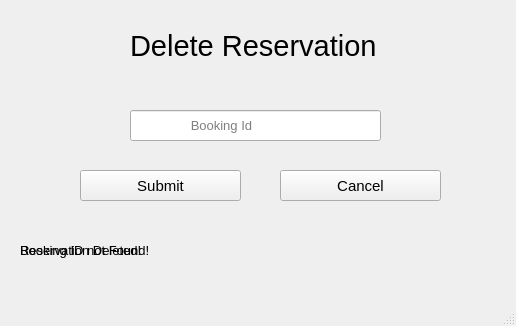
<?xml version="1.0" encoding="UTF-8"?>
<ui version="4.0">
 <class>delete_reservation</class>
 <widget class="QMainWindow" name="delete_reservation">
  <property name="geometry">
   <rect>
    <x>0</x>
    <y>0</y>
    <width>516</width>
    <height>326</height>
   </rect>
  </property>
  <property name="windowTitle">
   <string>MainWindow</string>
  </property>
  <widget class="QWidget" name="centralwidget">
   <widget class="QLabel" name="deletereserve_label">
    <property name="geometry">
     <rect>
      <x>130</x>
      <y>20</y>
      <width>251</width>
      <height>51</height>
     </rect>
    </property>
    <property name="font">
     <font>
      <pointsize>22</pointsize>
     </font>
    </property>
    <property name="text">
     <string>Delete Reservation</string>
    </property>
   </widget>
   <widget class="QPushButton" name="bookingsubmit">
    <property name="geometry">
     <rect>
      <x>80</x>
      <y>170</y>
      <width>161</width>
      <height>31</height>
     </rect>
    </property>
    <property name="font">
     <font>
      <pointsize>11</pointsize>
     </font>
    </property>
    <property name="text">
     <string>Submit</string>
    </property>
   </widget>
   <widget class="QLabel" name="reservationdeleted_label">
    <property name="enabled">
     <bool>true</bool>
    </property>
    <property name="geometry">
     <rect>
      <x>20</x>
      <y>240</y>
      <width>161</width>
      <height>21</height>
     </rect>
    </property>
    <property name="font">
     <font>
      <pointsize>10</pointsize>
     </font>
    </property>
    <property name="toolTip">
     <string>&lt;html&gt;&lt;head/&gt;&lt;body&gt;&lt;p&gt;Name&lt;/p&gt;&lt;/body&gt;&lt;/html&gt;</string>
    </property>
    <property name="whatsThis">
     <string>&lt;html&gt;&lt;head/&gt;&lt;body&gt;&lt;p&gt;Name&lt;/p&gt;&lt;/body&gt;&lt;/html&gt;</string>
    </property>
    <property name="text">
     <string>Reservation Deleted!</string>
    </property>
   </widget>
   <widget class="QLabel" name="bookingid_notfound_label">
    <property name="enabled">
     <bool>true</bool>
    </property>
    <property name="geometry">
     <rect>
      <x>20</x>
      <y>240</y>
      <width>171</width>
      <height>21</height>
     </rect>
    </property>
    <property name="font">
     <font>
      <pointsize>10</pointsize>
     </font>
    </property>
    <property name="toolTip">
     <string>&lt;html&gt;&lt;head/&gt;&lt;body&gt;&lt;p&gt;Name&lt;/p&gt;&lt;/body&gt;&lt;/html&gt;</string>
    </property>
    <property name="whatsThis">
     <string>&lt;html&gt;&lt;head/&gt;&lt;body&gt;&lt;p&gt;Name&lt;/p&gt;&lt;/body&gt;&lt;/html&gt;</string>
    </property>
    <property name="text">
     <string>Booking ID not Found!</string>
    </property>
   </widget>
   <widget class="QPushButton" name="back">
    <property name="geometry">
     <rect>
      <x>280</x>
      <y>170</y>
      <width>161</width>
      <height>31</height>
     </rect>
    </property>
    <property name="font">
     <font>
      <pointsize>11</pointsize>
     </font>
    </property>
    <property name="text">
     <string>Cancel</string>
    </property>
   </widget>
   <widget class="QLineEdit" name="bookingid">
    <property name="geometry">
     <rect>
      <x>130</x>
      <y>110</y>
      <width>251</width>
      <height>31</height>
     </rect>
    </property>
    <property name="font">
     <font>
      <pointsize>10</pointsize>
     </font>
    </property>
    <property name="placeholderText">
     <string>                Booking Id</string>
    </property>
   </widget>
  </widget>
  <widget class="QStatusBar" name="statusbar"/>
 </widget>
 <resources/>
 <connections/>
</ui>
